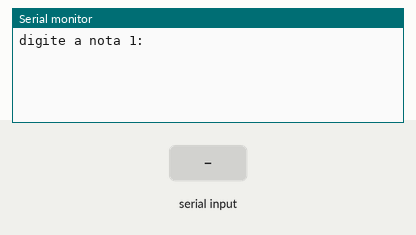
This sketch was run on a simulated Arduino Uno, built with avr-gcc and run on an emulated ATmega328P. Parts: the last lines printed to the serial monitor. The inputs (shaded band) are chosen by the test bench.

Above: at 1.2 s.
1.3 s: "90,45,200\n" received over Serial
At 2.2 s:
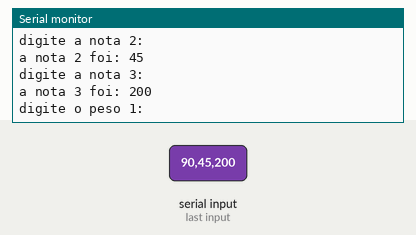
2.8 s: "30,150,10\n" received over Serial
At 3.2 s:
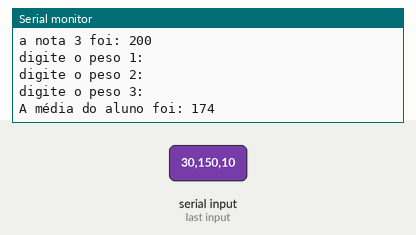
5.3 s: "13\n" received over Serial
At 7.6 s:
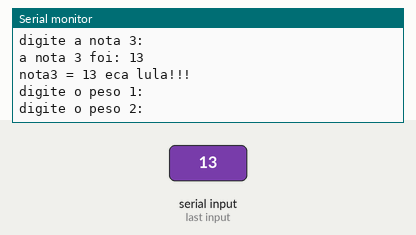
Timing chart, 0 to 9.1 s (numbered marks = the images above; inputs shaded):
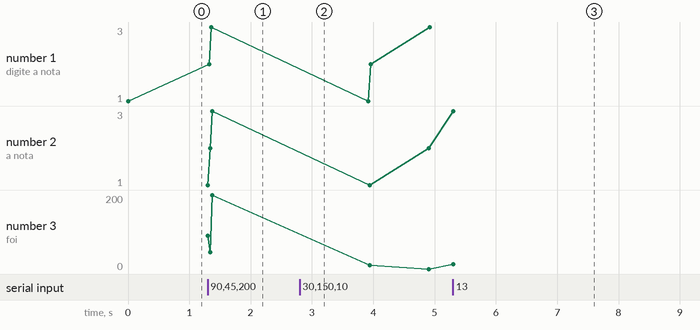

The sketch:

entrada_dados_media.ino
```cpp
int nota1, nota2, nota3, peso1, peso2, peso3, soma1, soma2, media;

void setup() {
 Serial.begin(9600);
}

void loop() {

  Serial.println("digite a nota 1:");

  while(Serial.available() == 0){
    //você digita um valor no terminal
  }
  nota1 = Serial.parseInt();

  Serial.print("a nota 1 foi: ");
  Serial.println(nota1);

  Serial.println("digite a nota 2:");

  while(Serial.available() == 0){
    //você digita um valor no terminal
  }

  nota2 = Serial.parseInt();
  Serial.print("a nota 2 foi: ");
  Serial.println(nota2);

  Serial.println("digite a nota 3:");

  while(Serial.available() == 0){
    //você digita um valor no terminal
  }

  nota3 = Serial.parseInt();
  Serial.print("a nota 3 foi: ");
  Serial.println(nota3);


  if(nota1 == 13){
    Serial.println("nota1 = 13 eca lula!!!");
  }
  if(nota1 == 22){
    Serial.println("nota1 = 22 ai sim BOLSONARO!!!");
  }

  if(nota2 == 13){
    Serial.println("nota1 = 13 eca lula!!!");
  }
  if(nota2 == 22){
    Serial.println("nota1 = 22 ai sim BOLSONARO!!!");
  }

   if(nota3 == 13){
    Serial.println("nota3 = 13 eca lula!!!");
  }
  if(nota3 == 22){
    Serial.println("nota3 = 22 ai sim BOLSONARO!!!");
  }

  Serial.println("digite o peso 1: ");
  while(Serial.available() == 0){
    //você digita um valor no terminal
  }
  peso1 = Serial.parseInt();

  Serial.println("digite o peso 2: ");
  while(Serial.available() == 0){
    //você digita um valor no terminal
  }
  peso2 = Serial.parseInt();

  Serial.println("digite o peso 3: ");
  while(Serial.available() == 0){
    //você digita um valor no terminal
  }
  peso3 = Serial.parseInt();

  soma1 = nota1 * peso1 + nota2 * peso2 + nota3 * peso3;
  soma2 = peso1 + peso2 + peso3;
  media = soma1 / soma2;

  Serial.print("A média do aluno foi: ");
  Serial.println(media);


  delay(1000);

  Serial.println("-=-=-=-=-=-=-=-=-=-=-=-=-=-=-=-=-=-=-=-=-=-=-=-=-=-=-=-=-=-=-=-=-=-=-=-=-=-=-=-=-=-=-=-=-=-=-=-=-=-=-=-=-=");

}

//criando uma função chmada
int aguardaEntrada(){
  while(!Serial.available()){

  }
  //retornar o valor digitado no serial em tipo float ou int
  return Serial.parseInt();


}
```

Measured:
- after the input at 1.3 s, the serial monitor: prints a new line at once (image 1)
- after the input at 2.8 s, the serial monitor: prints a new line at once (image 2)
- after the input at 5.3 s, the serial monitor: prints a new line at once (image 3)
- plotted number 1: 1 → 3 after the input at 1.3 s
- plotted number 3: 200 → 0 after the input at 2.8 s, 0 → 13 after the input at 5.3 s
